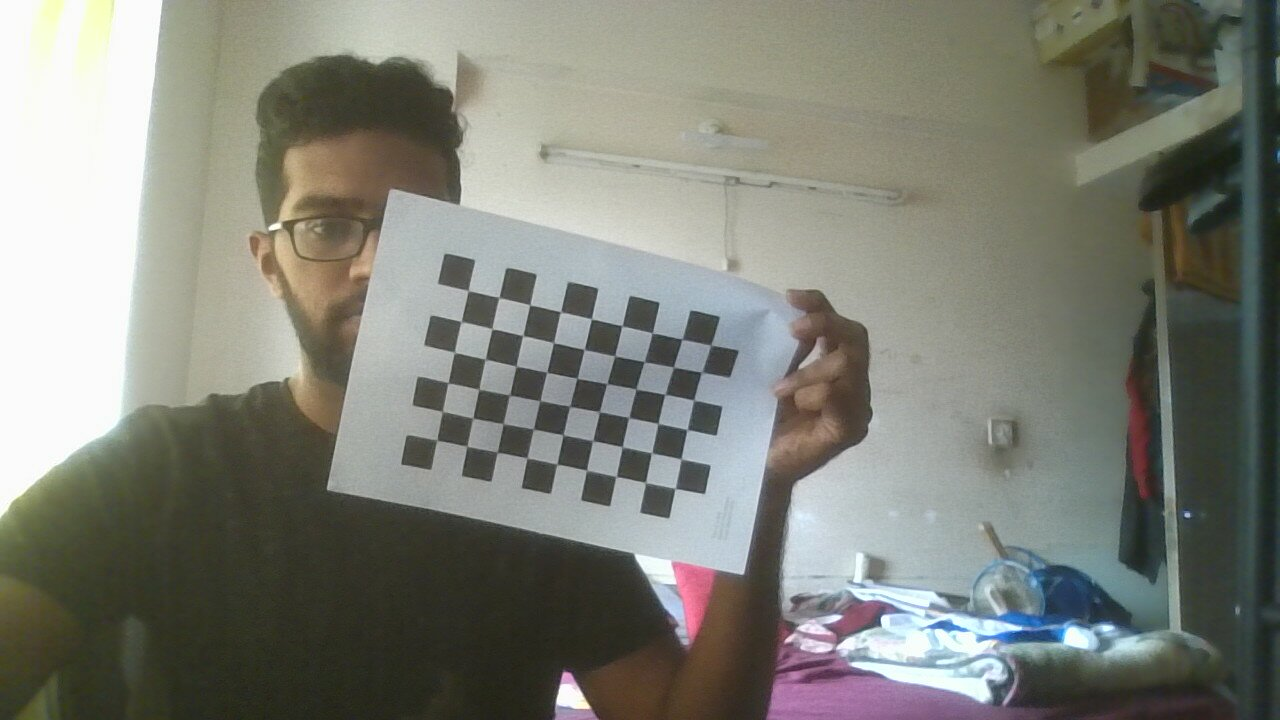
#> input picture images/2024-07-09-072214.jpg, 1280 x 720 px; its folder holds only this picture in this run
$ python calib2.py
#> lines starting #> are read from the running program, lines starting #| are printed output that depends on the picture; after the words box and inside, x2 and y2 are one past the last pixel; in counts of white or black regions, pixels touching at a corner belong together; long printed decimals are rounded
import cv2
import numpy as np
import glob

# Define the dimensions of the checkerboard
checkerboard_size = (6, 9)  # Number of inner corners per a chessboard row and column
square_size = 1.0  # Square size in your defined unit (e.g., meters or millimeters)

# Criteria for termination of the iterative algorithm of corner refinement
criteria = (cv2.TERM_CRITERIA_EPS + cv2.TERM_CRITERIA_MAX_ITER, 30, 0.001)

# Prepare object points based on the checkerboard dimensions
objp = np.zeros((checkerboard_size[0] * checkerboard_size[1], 3), np.float32)
objp[:, :2] = np.mgrid[0 : checkerboard_size[0], 0 : checkerboard_size[1]].T.reshape(
    -1, 2
)
objp *= square_size

# Arrays to store object points and image points from all the images
objpoints = []  # 3d points in real world space
imgpoints = []  # 2d points in image plane

# Load calibration images
images = glob.glob("images/*.jpg")

for fname in images:
    img = cv2.imread(fname)
#> img is the input picture: shape (720, 1280, 3); mean B, G, R 119.1, 128.3, 126.6
    gray = cv2.cvtColor(img, cv2.COLOR_BGR2GRAY)
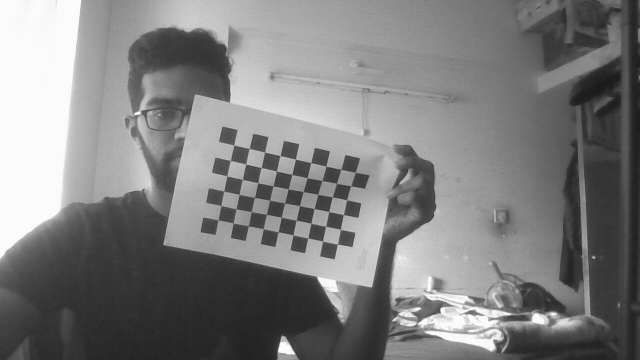
#> gray: shape (720, 1280) (shown at 1/2 size); min 25, max 255, mean 126.7

    # Find the chessboard corners
    ret, corners = cv2.findChessboardCorners(gray, checkerboard_size, None)
#> ret = True; corners = 54 rows, first 8: [437.4, 439.8], [442.5, 411.4], [448.3, 382.8], [455, 352.6], [461.1, 321.9], [468.5, 290.8], [467.1, 445.6], [473.1, 417.8]

    if ret:
        objpoints.append(objp)

        # Refine the corner positions
        corners2 = cv2.cornerSubPix(gray, corners, (11, 11), (-1, -1), criteria)
#> corners2 = 54 rows, first 8: [436.7, 440.2], [442.4, 411.5], [448, 382.7], [454.4, 352.3], [461.2, 321.5], [468.2, 290.6], [466.9, 446.2], [472.8, 418]
        imgpoints.append(corners2)

        # Draw and display the corners
        cv2.drawChessboardCorners(img, checkerboard_size, corners2, ret)
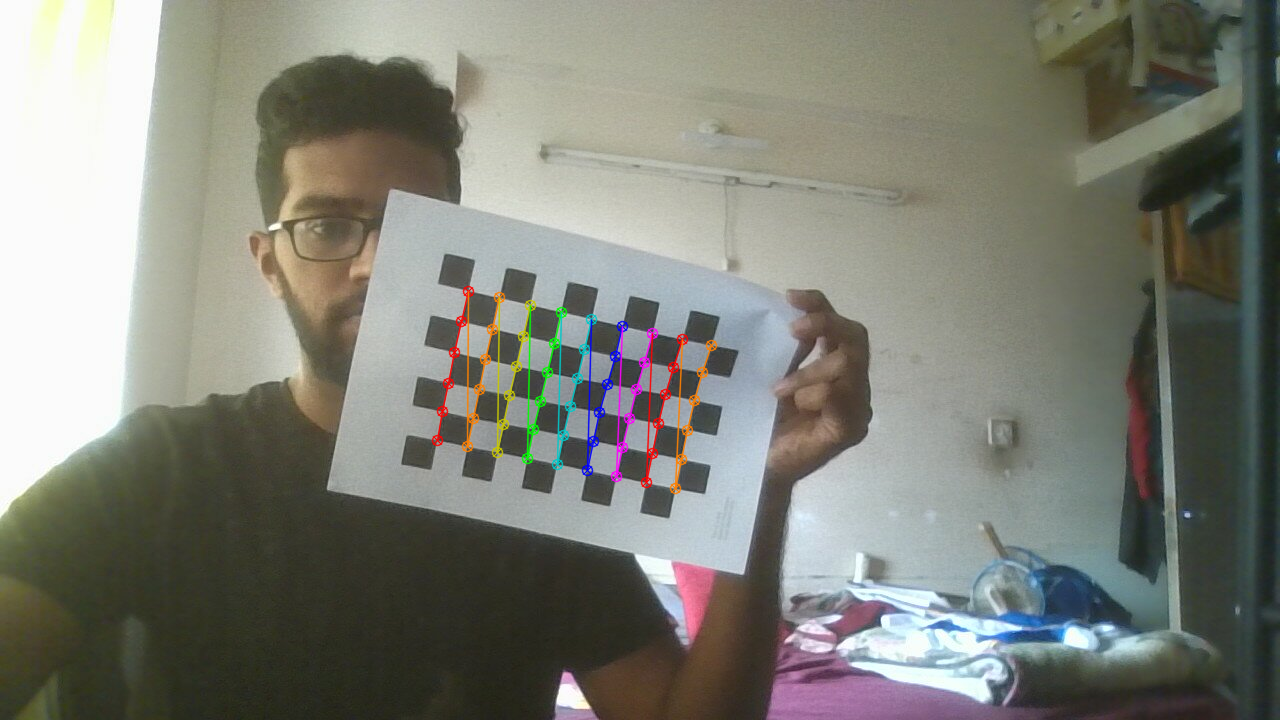
#> img: shape (720, 1280, 3); 1.28% of pixels changed, all inside (x1, y1, x2, y2) = (431, 285, 718, 495)
        cv2.imshow("img", img)
        cv2.waitKey(500)

cv2.destroyAllWindows()

# Perform camera calibration
ret, mtx, dist, rvecs, tvecs = cv2.calibrateCamera(
    objpoints, imgpoints, gray.shape[::-1], None, None
)
#> ret = 0.757; mtx = [[1536.9, 0, 681.2], [0, 1287.8, 348], [0, 0, 1]]; dist = [[7.14, -207.5, -0.123, 0.327, 2625.4]]; rvecs = ([0.448, -0.346, -1.31],); tvecs = ([-7.07, 3.16, 40.39],)

print("Camera matrix (Intrinsic parameters):\n", mtx)
#| Camera matrix (Intrinsic parameters):
#|  [[1.53692830e+03 0.00000000e+00 6.81185246e+02]
#|  [0.00000000e+00 1.28780275e+03 3.47989419e+02]
#|  [0.00000000e+00 0.00000000e+00 1.00000000e+00]]
print("Distortion coefficients:\n", dist)
#| Distortion coefficients:
#|  [[ 7.13625446e+00 -2.07468353e+02 -1.23461984e-01  3.26967580e-01
#|    2.62543867e+03]]

# Save the calibration results
# np.savez("calibration_data.npz", mtx=mtx, dist=dist, rvecs=rvecs, tvecs=tvecs)

# Focal length can be found in the camera matrix (mtx)
focal_length_x = mtx[0, 0]
#> focal_length_x = 1536.9
focal_length_y = mtx[1, 1]
#> focal_length_y = 1287.8

print("Focal length (fx, fy):", focal_length_x, focal_length_y)
#| Focal length (fx, fy): 1536.928 1287.803

$ run again, on images/2024-07-09-072252.jpg
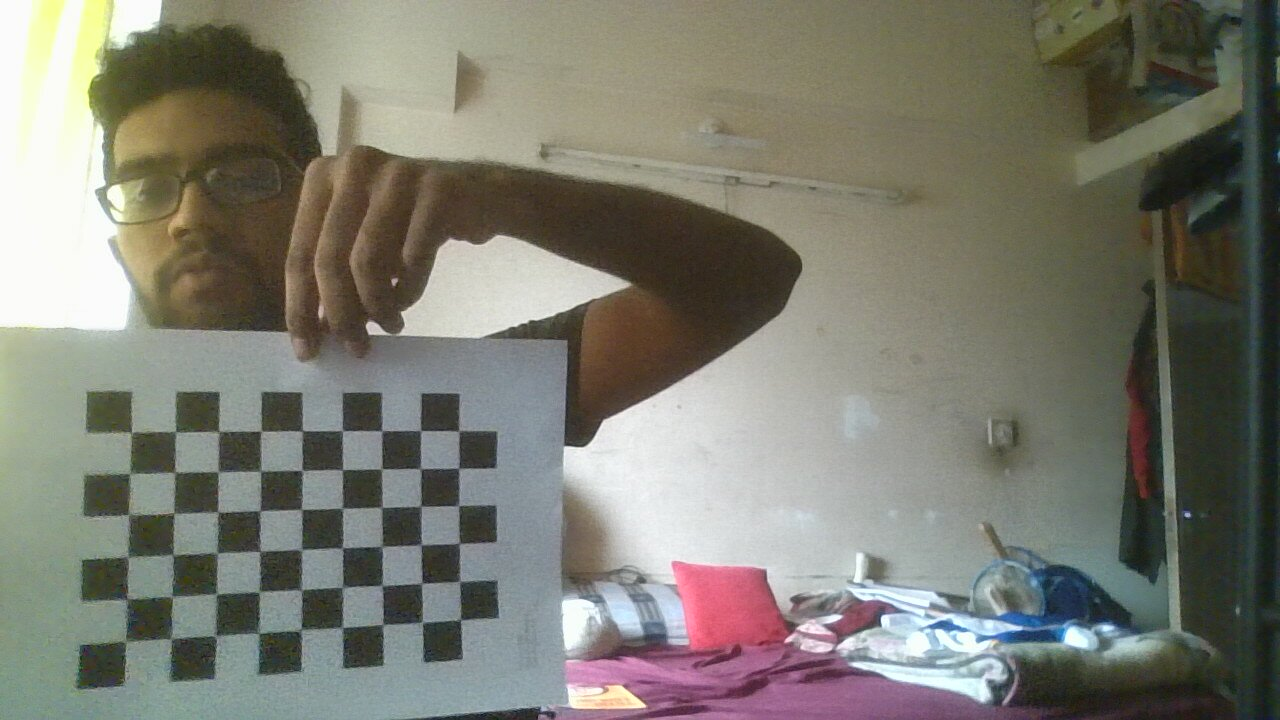
#> input picture images/2024-07-09-072252.jpg, 1280 x 720 px
#> img is the input picture: shape (720, 1280, 3); mean B, G, R 112.9, 123.7, 124.1
#> `gray = cv2.cvtColor(img, cv2.COLOR_BGR2GRAY)`:
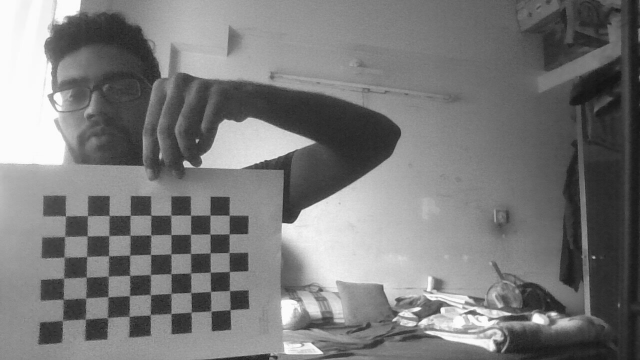
#> gray: shape (720, 1280) (shown at 1/2 size); min 16, max 255, mean 122.6
#> `ret, corners = cv2.findChessboardCorners(gray, checkerboard_size, None)`: ret = True; corners = 54 rows, first 8: [125.5, 641], [126.8, 598.8], [128, 556.5], [129.5, 514], [129.5, 474.4], [130.9, 433.7], [171.4, 639.5], [172.4, 599]
#> corners2 = 54 rows, first 8: [125.8, 641.5], [127.1, 599.4], [127.7, 556.6], [128.6, 514.7], [129.8, 473.5], [131.4, 432.5], [171.2, 638.5], [172.3, 596.7]
#> `cv2.drawChessboardCorners(img, checkerboard_size, corners2, ret)`:
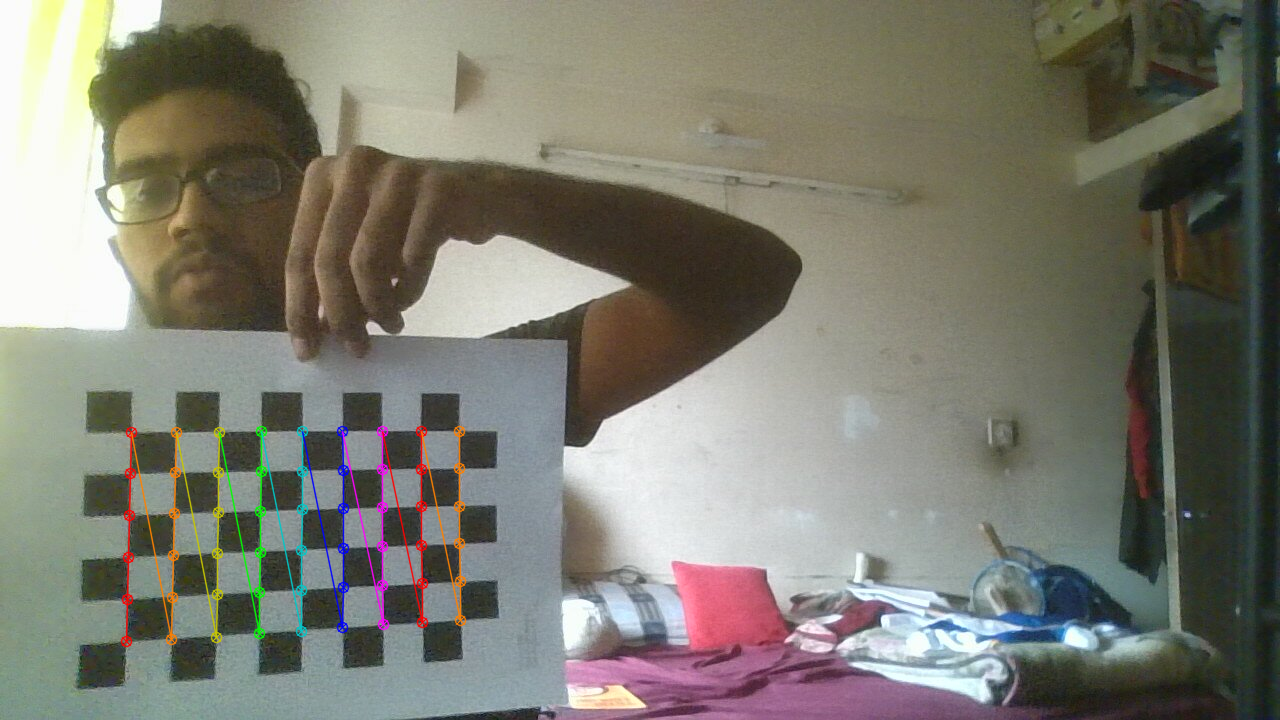
#> img: shape (720, 1280, 3); 1.58% of pixels changed, all inside (x1, y1, x2, y2) = (120, 425, 467, 648)
#> `ret, mtx, dist, rvecs, tvecs = cv2.calibrateCamera( objpoints, imgpoin..`: ret = 0.383; mtx = [[1213.3, 0, 511.5], [0, 1124.7, 260.2], [0, 0, 1]]; dist = [[-0.053, 0.992, -0.0139, 0.0302, -2.34]]; rvecs = ([0.221, -0.391, -1.53],); tvecs = ([-8.74, 9.23, 26.46],)
#| Camera matrix (Intrinsic parameters):
#|  [[1.21332631e+03 0.00000000e+00 5.11454735e+02]
#|  [0.00000000e+00 1.12468593e+03 2.60242927e+02]
#|  [0.00000000e+00 0.00000000e+00 1.00000000e+00]]
#| Distortion coefficients:
#|  [[-0.05297  0.9924 -0.01395  0.03024 -2.339]]
#> focal_length_x = 1213.3
#> focal_length_y = 1124.7
#| Focal length (fx, fy): 1213.326 1124.686

$ run again, on images/2024-07-09-072309.jpg
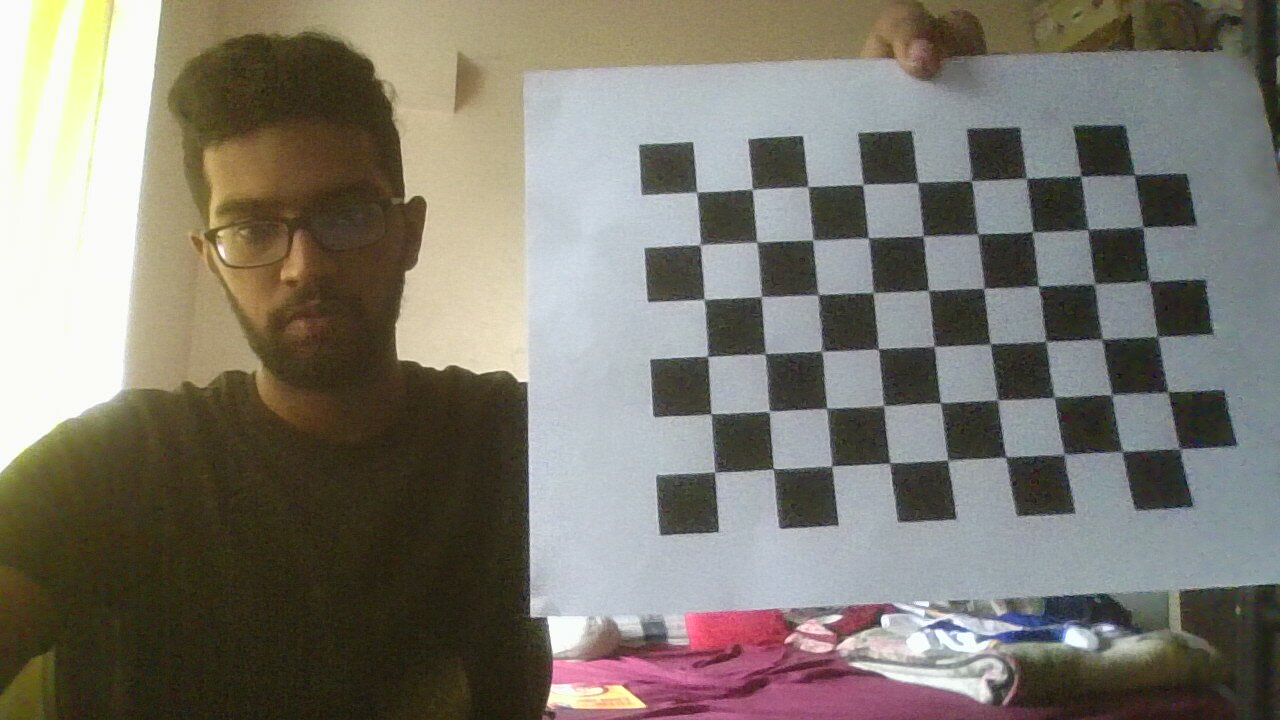
#> input picture images/2024-07-09-072309.jpg, 1280 x 720 px
#> img is the input picture: shape (720, 1280, 3); mean B, G, R 111.5, 121.3, 125.4
#> `gray = cv2.cvtColor(img, cv2.COLOR_BGR2GRAY)`:
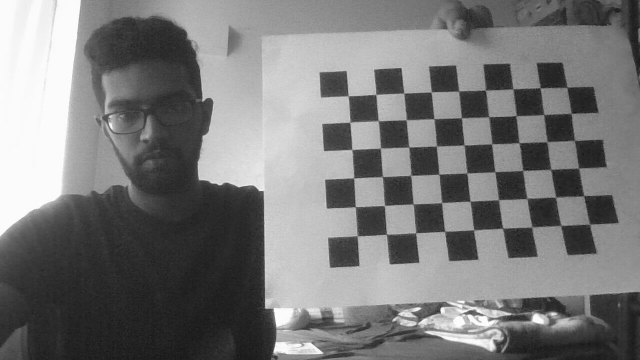
#> gray: shape (720, 1280) (shown at 1/2 size); min 10, max 255, mean 121.4
#> `ret, corners = cv2.findChessboardCorners(gray, checkerboard_size, None)`: ret = True; corners = 54 rows, first 8: [714.5, 471.9], [710.9, 413.3], [706.6, 355.6], [704.3, 298.2], [700, 244.5], [696.7, 192], [773.4, 468.4], [769.6, 411.6]
#> corners2 = 54 rows, first 8: [714.7, 471.8], [711, 413.8], [707.7, 356.4], [704, 299.5], [700.3, 244.7], [696.6, 192.2], [773.2, 468.7], [769.3, 411.2]
#> `cv2.drawChessboardCorners(img, checkerboard_size, corners2, ret)`:
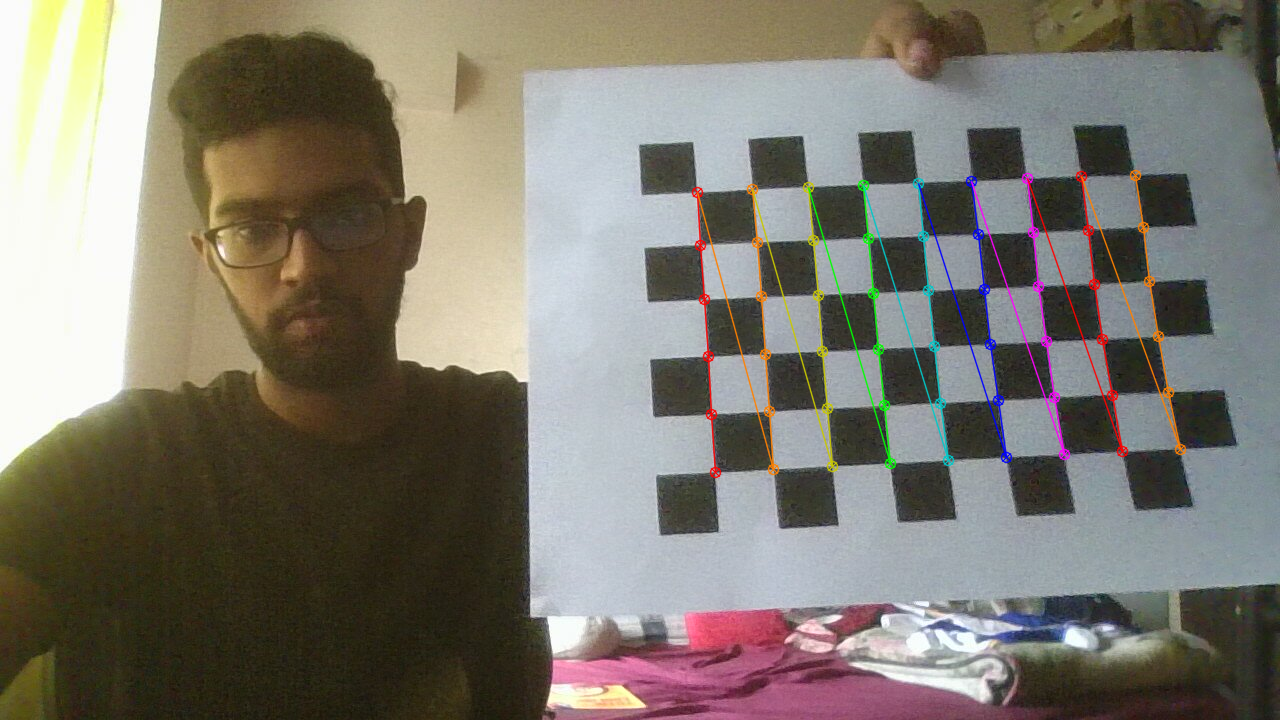
#> img: shape (720, 1280, 3); 2.01% of pixels changed, all inside (x1, y1, x2, y2) = (691, 169, 1187, 479)
#> `ret, mtx, dist, rvecs, tvecs = cv2.calibrateCamera( objpoints, imgpoin..`: ret = 0.818; mtx = [[801.5, 0, 579.4], [0, 766.6, 105.9], [0, 0, 1]]; dist = [[-0.0061, 0.0484, -0.0163, 0.0132, -0.00614]]; rvecs = ([-0.0529, -0.205, -1.59],); tvecs = ([2.24, 6.49, 13.34],)
#| Camera matrix (Intrinsic parameters):
#|  [[801.519   0.         579.367]
#|  [  0.         766.599 105.915]
#|  [  0.           0.           1.        ]]
#| Distortion coefficients:
#|  [[-0.006097  0.04844  -0.01631  0.01319 -0.006136]]
#> focal_length_x = 801.5
#> focal_length_y = 766.6
#| Focal length (fx, fy): 801.519 766.599
